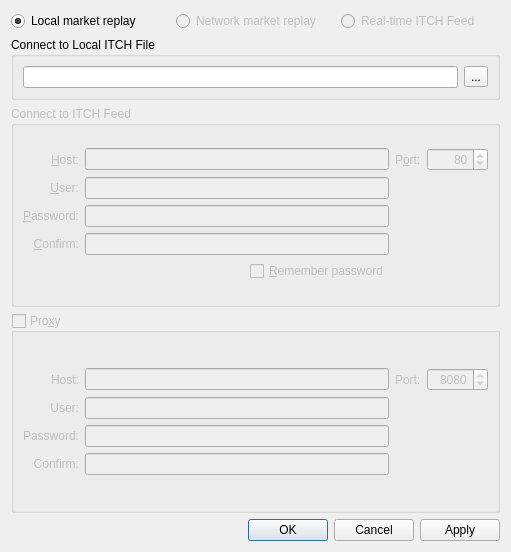
<?xml version="1.0" encoding="UTF-8"?>
<ui version="4.0">
 <class>connDialog</class>
 <widget class="QWidget" name="connDialog">
  <property name="geometry">
   <rect>
    <x>0</x>
    <y>0</y>
    <width>511</width>
    <height>552</height>
   </rect>
  </property>
  <property name="windowTitle">
   <string>connDialog</string>
  </property>
  <layout class="QGridLayout" name="gridLayout_5">
   <item row="0" column="0">
    <layout class="QHBoxLayout" name="horizontalLayout">
     <item>
      <widget class="QRadioButton" name="radioButton">
       <property name="text">
        <string>Local market replay</string>
       </property>
       <property name="checked">
        <bool>true</bool>
       </property>
      </widget>
     </item>
     <item>
      <widget class="QRadioButton" name="radioButton_2">
       <property name="enabled">
        <bool>false</bool>
       </property>
       <property name="text">
        <string>Network market replay</string>
       </property>
      </widget>
     </item>
     <item>
      <widget class="QRadioButton" name="radioButton_3">
       <property name="enabled">
        <bool>false</bool>
       </property>
       <property name="text">
        <string>Real-time ITCH Feed</string>
       </property>
      </widget>
     </item>
    </layout>
   </item>
   <item row="1" column="0">
    <widget class="QGroupBox" name="groupBox">
     <property name="sizePolicy">
      <sizepolicy hsizetype="Preferred" vsizetype="Fixed">
       <horstretch>0</horstretch>
       <verstretch>0</verstretch>
      </sizepolicy>
     </property>
     <property name="title">
      <string>Connect to Local ITCH File</string>
     </property>
     <layout class="QGridLayout" name="gridLayout_7">
      <item row="0" column="0">
       <layout class="QHBoxLayout" name="horizontalLayout_2">
        <item>
         <widget class="QLineEdit" name="itchLineEdit">
          <property name="readOnly">
           <bool>true</bool>
          </property>
         </widget>
        </item>
        <item>
         <widget class="QToolButton" name="toolButton">
          <property name="text">
           <string>...</string>
          </property>
         </widget>
        </item>
       </layout>
      </item>
     </layout>
    </widget>
   </item>
   <item row="2" column="0">
    <widget class="QGroupBox" name="networkITCH">
     <property name="enabled">
      <bool>false</bool>
     </property>
     <property name="title">
      <string>Connect to ITCH Feed</string>
     </property>
     <layout class="QGridLayout" name="gridLayout_3">
      <item row="0" column="0">
       <layout class="QGridLayout" name="gridLayout_2">
        <item row="0" column="0">
         <widget class="QLabel" name="labelHost">
          <property name="text">
           <string>&amp;Host:</string>
          </property>
          <property name="alignment">
           <set>Qt::AlignRight|Qt::AlignTrailing|Qt::AlignVCenter</set>
          </property>
          <property name="buddy">
           <cstring>host</cstring>
          </property>
         </widget>
        </item>
        <item row="0" column="1" colspan="2">
         <widget class="QLineEdit" name="host"/>
        </item>
        <item row="0" column="3">
         <widget class="QLabel" name="labelPort">
          <property name="text">
           <string>P&amp;ort:</string>
          </property>
          <property name="buddy">
           <cstring>port</cstring>
          </property>
         </widget>
        </item>
        <item row="0" column="4">
         <widget class="QSpinBox" name="port">
          <property name="alignment">
           <set>Qt::AlignRight|Qt::AlignTrailing|Qt::AlignVCenter</set>
          </property>
          <property name="minimum">
           <number>1</number>
          </property>
          <property name="maximum">
           <number>65535</number>
          </property>
          <property name="value">
           <number>80</number>
          </property>
         </widget>
        </item>
        <item row="1" column="0">
         <widget class="QLabel" name="labelUser">
          <property name="text">
           <string>&amp;User:</string>
          </property>
          <property name="alignment">
           <set>Qt::AlignRight|Qt::AlignTrailing|Qt::AlignVCenter</set>
          </property>
          <property name="buddy">
           <cstring>user</cstring>
          </property>
         </widget>
        </item>
        <item row="1" column="1" colspan="2">
         <widget class="QLineEdit" name="user"/>
        </item>
        <item row="2" column="0">
         <widget class="QLabel" name="labelPassword">
          <property name="text">
           <string>&amp;Password:</string>
          </property>
          <property name="alignment">
           <set>Qt::AlignRight|Qt::AlignTrailing|Qt::AlignVCenter</set>
          </property>
          <property name="buddy">
           <cstring>password</cstring>
          </property>
         </widget>
        </item>
        <item row="2" column="1" colspan="2">
         <widget class="QLineEdit" name="password">
          <property name="echoMode">
           <enum>QLineEdit::Password</enum>
          </property>
         </widget>
        </item>
        <item row="3" column="0">
         <widget class="QLabel" name="labelRepeat">
          <property name="text">
           <string>&amp;Confirm:</string>
          </property>
          <property name="alignment">
           <set>Qt::AlignRight|Qt::AlignTrailing|Qt::AlignVCenter</set>
          </property>
          <property name="buddy">
           <cstring>repeat</cstring>
          </property>
         </widget>
        </item>
        <item row="3" column="1" colspan="2">
         <widget class="QLineEdit" name="repeat">
          <property name="echoMode">
           <enum>QLineEdit::Password</enum>
          </property>
         </widget>
        </item>
        <item row="4" column="1">
         <spacer name="horizontalSpacer">
          <property name="orientation">
           <enum>Qt::Horizontal</enum>
          </property>
          <property name="sizeHint" stdset="0">
           <size>
            <width>59</width>
            <height>20</height>
           </size>
          </property>
         </spacer>
        </item>
        <item row="4" column="2">
         <widget class="QCheckBox" name="remember">
          <property name="toolTip">
           <string>Remember password across sessions</string>
          </property>
          <property name="whatsThis">
           <string>Checking this field will cause your password to be saved for future use.</string>
          </property>
          <property name="text">
           <string>&amp;Remember password</string>
          </property>
         </widget>
        </item>
       </layout>
      </item>
     </layout>
    </widget>
   </item>
   <item row="3" column="0">
    <widget class="QGroupBox" name="proxy">
     <property name="enabled">
      <bool>false</bool>
     </property>
     <property name="toolTip">
      <string>Enable network proxy</string>
     </property>
     <property name="whatsThis">
      <string>Enabling this group will allow you to enter data for a network proxy if your Internet provider requires one.</string>
     </property>
     <property name="title">
      <string>Pro&amp;xy</string>
     </property>
     <property name="checkable">
      <bool>true</bool>
     </property>
     <property name="checked">
      <bool>false</bool>
     </property>
     <layout class="QGridLayout" name="gridLayout_4">
      <item row="0" column="0">
       <layout class="QGridLayout" name="gridLayout">
        <item row="0" column="0">
         <widget class="QLabel" name="label_3">
          <property name="text">
           <string>Host:</string>
          </property>
          <property name="alignment">
           <set>Qt::AlignRight|Qt::AlignTrailing|Qt::AlignVCenter</set>
          </property>
         </widget>
        </item>
        <item row="0" column="1">
         <widget class="QLineEdit" name="proxyHost"/>
        </item>
        <item row="0" column="2">
         <widget class="QLabel" name="label_4">
          <property name="text">
           <string>Port:</string>
          </property>
         </widget>
        </item>
        <item row="0" column="3">
         <widget class="QSpinBox" name="proxyPort">
          <property name="alignment">
           <set>Qt::AlignRight|Qt::AlignTrailing|Qt::AlignVCenter</set>
          </property>
          <property name="buttonSymbols">
           <enum>QAbstractSpinBox::UpDownArrows</enum>
          </property>
          <property name="minimum">
           <number>1</number>
          </property>
          <property name="maximum">
           <number>65535</number>
          </property>
          <property name="value">
           <number>8080</number>
          </property>
         </widget>
        </item>
        <item row="1" column="0">
         <widget class="QLabel" name="label_5">
          <property name="text">
           <string>User:</string>
          </property>
          <property name="alignment">
           <set>Qt::AlignRight|Qt::AlignTrailing|Qt::AlignVCenter</set>
          </property>
         </widget>
        </item>
        <item row="1" column="1">
         <widget class="QLineEdit" name="proxyUser"/>
        </item>
        <item row="2" column="0">
         <widget class="QLabel" name="label_6">
          <property name="text">
           <string>Password:</string>
          </property>
          <property name="alignment">
           <set>Qt::AlignRight|Qt::AlignTrailing|Qt::AlignVCenter</set>
          </property>
         </widget>
        </item>
        <item row="2" column="1">
         <widget class="QLineEdit" name="proxyPassword">
          <property name="echoMode">
           <enum>QLineEdit::Password</enum>
          </property>
         </widget>
        </item>
        <item row="3" column="0">
         <widget class="QLabel" name="labelProxyRepeat">
          <property name="text">
           <string>Confirm:</string>
          </property>
          <property name="alignment">
           <set>Qt::AlignRight|Qt::AlignTrailing|Qt::AlignVCenter</set>
          </property>
         </widget>
        </item>
        <item row="3" column="1">
         <widget class="QLineEdit" name="proxyRepeat">
          <property name="echoMode">
           <enum>QLineEdit::Password</enum>
          </property>
         </widget>
        </item>
       </layout>
      </item>
     </layout>
    </widget>
   </item>
   <item row="4" column="0">
    <layout class="QHBoxLayout" name="horizontalLayout_3">
     <item>
      <spacer name="horizontalSpacer_2">
       <property name="orientation">
        <enum>Qt::Horizontal</enum>
       </property>
       <property name="sizeHint" stdset="0">
        <size>
         <width>40</width>
         <height>20</height>
        </size>
       </property>
      </spacer>
     </item>
     <item>
      <widget class="QDialogButtonBox" name="buttonBox">
       <property name="enabled">
        <bool>true</bool>
       </property>
       <property name="standardButtons">
        <set>QDialogButtonBox::Apply|QDialogButtonBox::Cancel|QDialogButtonBox::Ok</set>
       </property>
      </widget>
     </item>
    </layout>
   </item>
  </layout>
 </widget>
 <tabstops>
  <tabstop>radioButton</tabstop>
  <tabstop>radioButton_2</tabstop>
  <tabstop>radioButton_3</tabstop>
  <tabstop>itchLineEdit</tabstop>
  <tabstop>toolButton</tabstop>
  <tabstop>host</tabstop>
  <tabstop>port</tabstop>
  <tabstop>user</tabstop>
  <tabstop>password</tabstop>
  <tabstop>repeat</tabstop>
  <tabstop>remember</tabstop>
  <tabstop>proxy</tabstop>
  <tabstop>proxyHost</tabstop>
  <tabstop>proxyPort</tabstop>
  <tabstop>proxyUser</tabstop>
  <tabstop>proxyPassword</tabstop>
  <tabstop>proxyRepeat</tabstop>
 </tabstops>
 <resources/>
 <connections/>
</ui>
